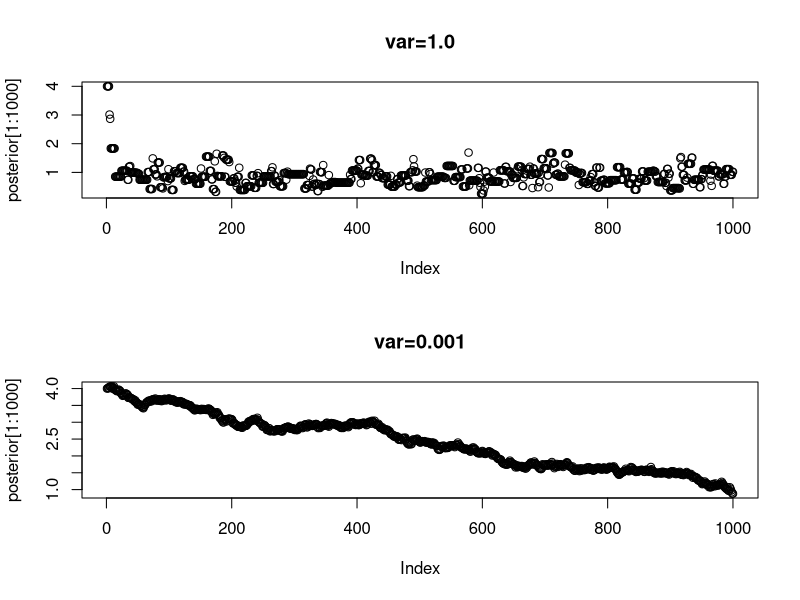

This chart was generated by the following R code:
# 波平問題:
# 過去10回の釣果 c(0,1,0,0,2,0,1,0,0,1)
# 事前分布はガンマ分布f(θ|α=6, λ=3)
# 尤度はポアソン分布に従っているとする.
# 奥さんは主人のθ=2, std=0.8
# 
# 6) 事後分布であるガンマ分布 f(θ|α=11, λ=13)を独立MH法を
# シミュレート
# 理論値: 0.846
#
# 7) 事後分布がガウス分布 平均3.0, 分散0.5を独立MH法を用いてシミュレート
# 理論値: 0.846
#
# 8) 波平釣果問題の事後分布であるガンマ分布をランダムウォークMH法でシミュレートしています。10万回サンプリングし, 初めの1000個のバーンイン期間と見積もります。分散を1.0と0.001のふた通りで、トレースラインを観察し、平均を経緯さんして理論値と比較しなさい.
#
#
# by Hiro Taiyo Hamada, Araya Inc.

set.seed(1234);

# initial parameters
n_sample = c(10,100,1000,10000,100000);
burn = 1000;

data = c(0,1,0,0,2,0,1,0,0,1);

# 1) proposal distribution plot
x = -100:500;
x = x/100;
alpha = 11; lambda = 13;
mu = 3; var = 0.5
split.screen(c(2,1)); 
proposal_gammadist = dgamma(x,shape=alpha,rate=lambda);
screen(1); plot(proposal_gammadist, main="Gamma Dist(α=11, λ=13)");
proposal_gaussdist = dnorm(x, mean=mu,sd=sqrt(var));
screen(2); plot(proposal_gaussdist, main="Gauss Dist(μ=3, std=sqrt(0.5))");

# 2) ガンマ分布のカーネル
# α=11, λ=13
gamma_kernel <- function(theta,data){
	if (theta < 0) {
		return(0)
	}
	likelihood = prod(dpois(data, lambda=theta))
	prior      = dgamma(theta, shape=6,rate=3);
	return(prior * likelihood)
}

# independent_MH
independent_MH <- function(data,mu_proposal=1,scale_proposal=sqrt(0.5),theta_init=2,nrun=10) {

	# initial values
	theta_current = theta_init;
	posterior = c(theta_current)
	count = 0; # count accepted proposals

	for (ii in 1:nrun){
		theta_proposal = rnorm(1, mean=mu_proposal, sd=scale_proposal);

		# likelihood x prior
		p_current = gamma_kernel(theta_current,data)
		p_proposal= gamma_kernel(theta_proposal,data)

		# probability to accept proposal
		p_accept =  dnorm(x=theta_current,mean=mu_proposal, sd=scale_proposal) * p_proposal /
        (dnorm(x=theta_proposal,mean=mu_proposal, sd=scale_proposal) * p_current)

		# probability to accept proposal
		if (runif(1) < p_accept){
			count = count + 1;
			theta_current = theta_proposal
		}
		# append posterior
		posterior = append(posterior, theta_current);
	}
	print("Accpeted rate:")
	print(count/nrun*100);
	print("%")
	return(posterior)
}

# 5)問題
posterior = independent_MH(data, nrun=10);
print(mean(posterior))
posterior = independent_MH(data, nrun=100);
print(mean(posterior))
posterior = independent_MH(data, nrun=1000);
print(mean(posterior))
posterior = independent_MH(data, nrun=10000);
print(mean(posterior))

# 6)問題
posterior = independent_MH(data, mu_proposal=3,scale_proposal=sqrt(0.5), nrun=100000);
print(mean(posterior[10000:100000]))


# random_MH
independent_MH <- function(data,scale_proposal=sqrt(0.5),theta_init=4,nrun=10) {

	# initial values
	theta_current = theta_init;
	posterior = c(theta_current)
	count = 0; # count accepted proposals

	for (ii in 1:nrun){
		theta_proposal = rnorm(1, mean=theta_current, sd=scale_proposal);

		# likelihood x prior
		p_current = gamma_kernel(theta_current,data)
		p_proposal= gamma_kernel(theta_proposal,data)

		# probability to accept proposal
		p_accept =  p_proposal/p_current

		# probability to accept proposal
		if (runif(1) < p_accept){
			count = count + 1;
			theta_current = theta_proposal
		}
		# append posterior
		posterior = append(posterior, theta_current);
	}
	print("Accpeted rate:")
	print(count/nrun*100);
	print("%")
	return(posterior)
}

# 8 波平釣果問題
# var = 1.0, 受容率=29.55%, 0.8469911
split.screen(c(2,1)); 
posterior = independent_MH(data, scale_proposal=1,nrun=100000);
print(mean(posterior[10000:100000]));
screen(1);
plot(posterior[1:1000],main="var=1.0");

# var = 0.001, 受容率=95.35%, 0.8375484
posterior = independent_MH(data, scale_proposal=sqrt(0.001),nrun=100000);
print(mean(posterior[10000:100000]));
screen(2); 
plot(posterior[1:1000],main="var=0.001");

